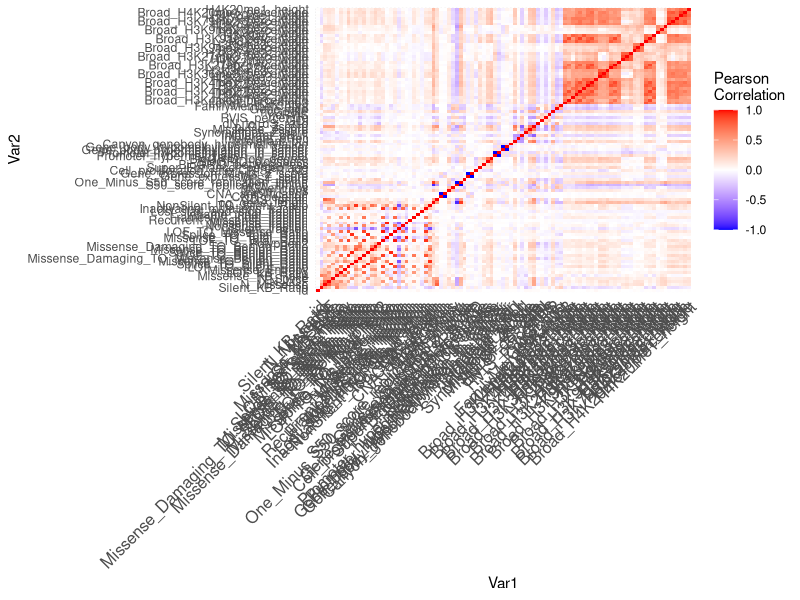
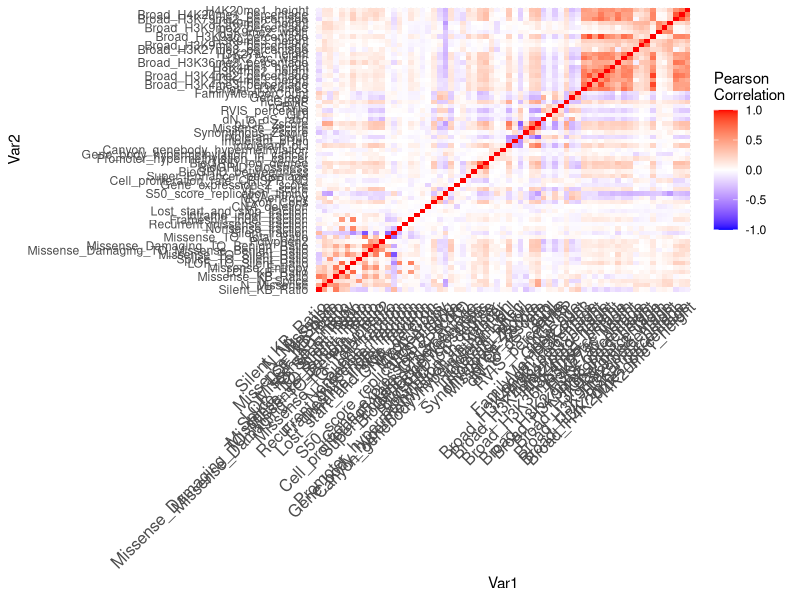
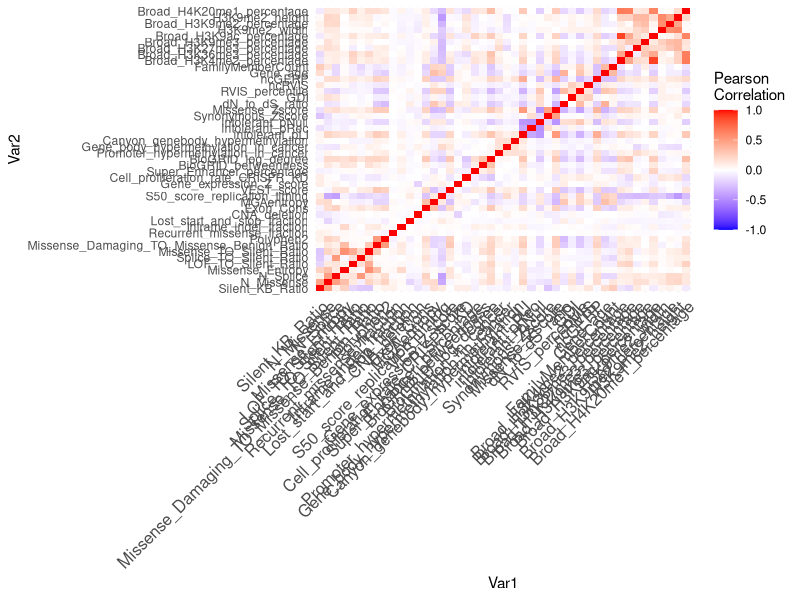
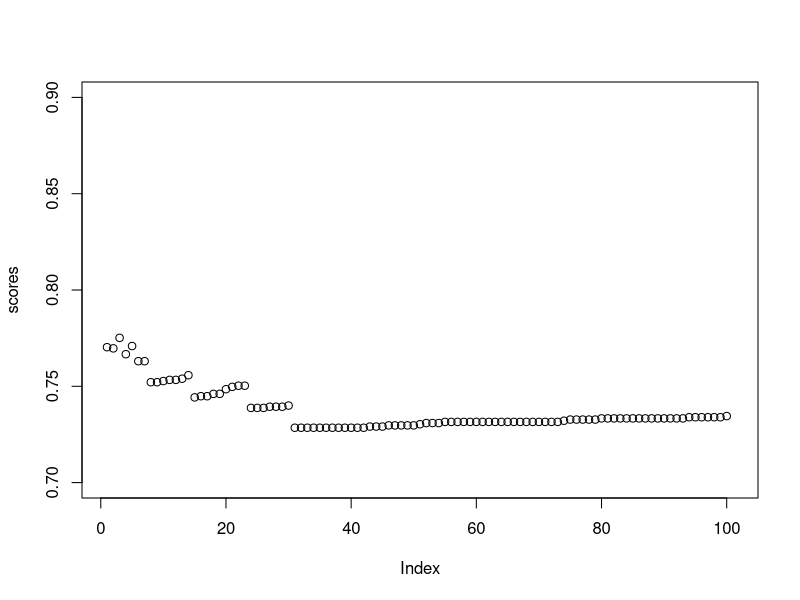
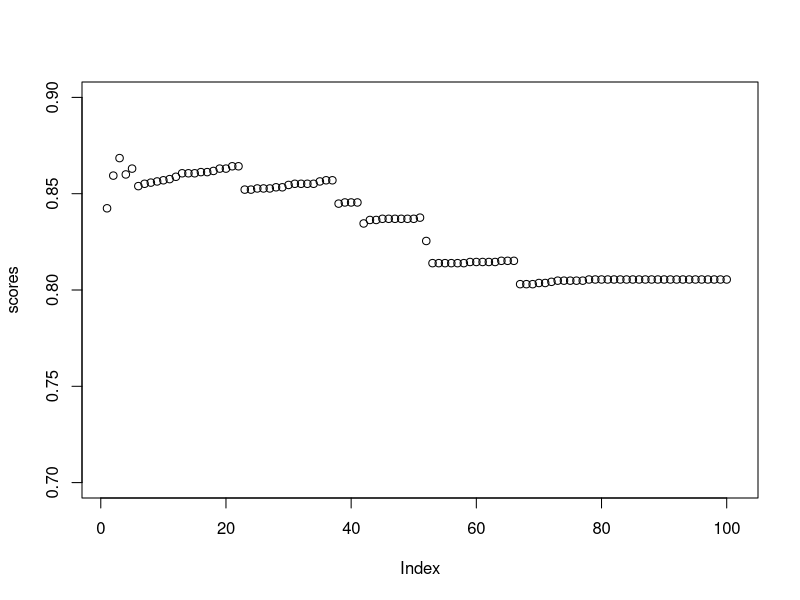
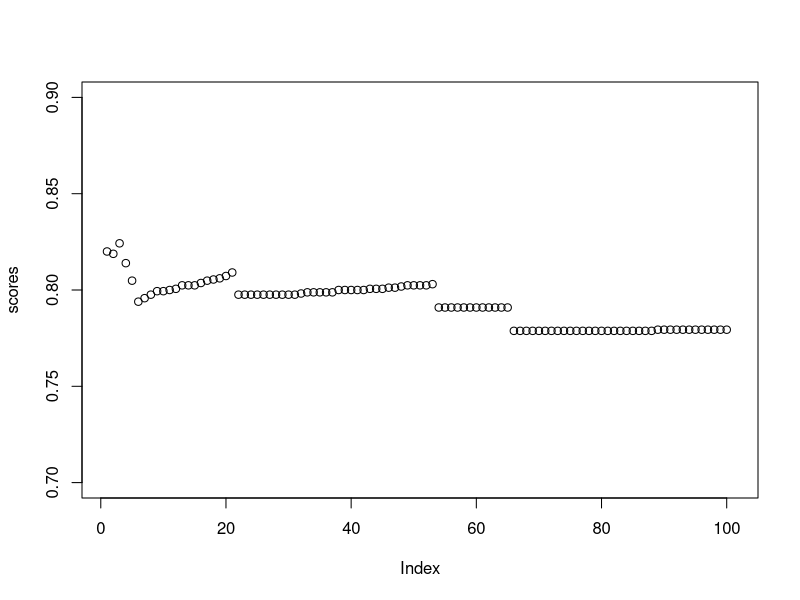
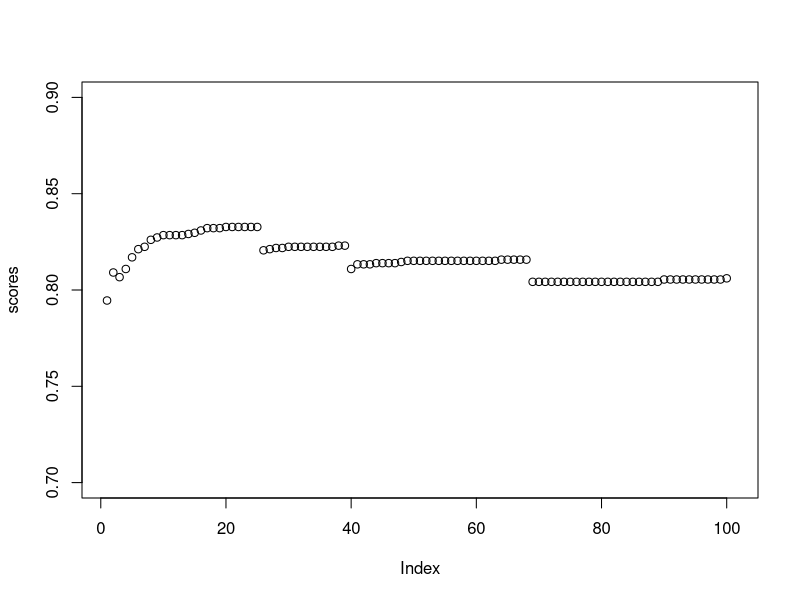
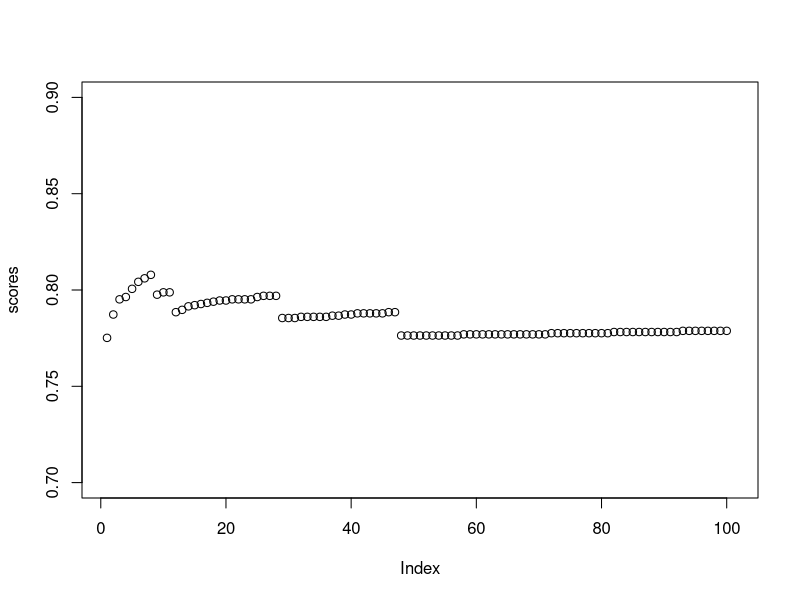

The R source for these figures, in order:
## ---- chunk 1
knitr::opts_chunk$set(echo = TRUE, comment = NA)
## ---- chunk 2
training <- read.csv("training.csv", stringsAsFactors = TRUE)
training$class <- factor(training$class)
levels(training$class) <- c("NG", "OG", "TSG")
outlier <- function(data) {
  low <- mean(data) - 3 * sd(data)
  high <- mean(data) + 3 * sd(data)
  which(data < low | data > high)
}
library(ggplot2)
scatter <- function(var) {
  ggplot(training, aes_string(var, "class")) +
    geom_jitter(width = 0.05, height = 0.1, size = 0.1,
                colour = rgb(0, 0, 0, alpha = 1 / 3))
}
scat_plot <- lapply(names(training)[-99], scatter)
library(gridExtra)
# grid.arrange(grobs = scat_plot[1:20], ncol = 4)
# grid.arrange(grobs = scat_plot[21:40], ncol = 4)
# grid.arrange(grobs = scat_plot[41:60], ncol = 4)
# grid.arrange(grobs = scat_plot[61:80], ncol = 4)
# grid.arrange(grobs = scat_plot[81:98], ncol = 4)
outlier_index <- sort(table(unlist(lapply(training[,-99], outlier))), decreasing = TRUE)
outlier_index[1:100]
training <- training[-as.numeric(names(outlier_index)[1:50]),]
sort(training$Missense_TO_Silent_Ratio, decreasing = TRUE)[1:10]
training <- training[-which(training$Missense_TO_Silent_Ratio > 100), ]
sort(training$Missense_KB_Ratio, decreasing = TRUE)[1:10]
training <- training[-which(training$Missense_KB_Ratio > 2000), ]
sort(training$LOF_TO_Silent_Ratio, decreasing = TRUE)[1:10]
training <- training[-which(training$LOF_TO_Silent_Ratio > 5), ]
sort(training$Gene_expression_Z_score, decreasing = TRUE)[1:10]
training <- training[-which(training$Gene_expression_Z_score > 4), ]
sort(training$dN_to_dS_ratio, decreasing = TRUE)[1:10]
training <- training[-which(training$dN_to_dS_ratio > 5),]
sort(training$Silent_KB_Ratio, decreasing = TRUE)[1:10]
training <- training[-which(training$Silent_KB_Ratio > 200), ]
sort(training$Lost_start_and_stop_fraction, decreasing = TRUE)[1:10]
training <- training[-which(training$Lost_start_and_stop_fraction > 0.2),]
sort(training$Synonymous_Zscore, decreasing = FALSE)[1:10]
training <- training[-which(training$Synonymous_Zscore < -15), ]
numeric_training <- training[,-99]

n_zeroes <- rep(NA, nrow(numeric_training))

for(i in seq_len(nrow(numeric_training))){
  row_i_zeroes <- 0
  for(j in seq_len(ncol(numeric_training))){
    if(round(numeric_training[i,j], digits = 5) == 0){
      row_i_zeroes <- row_i_zeroes + 1
    }
  }
  n_zeroes[i] <- row_i_zeroes
}
training <- training[n_zeroes <= 50, ]
# Remove 1 of 2 variables that have r value of 1 or -1 (i.e. perfectly correlated)
perf_corr <- which(abs(cor(training[,-99])) == 1, arr.ind = TRUE)
which(perf_corr[,1] != perf_corr[,2])
training <- training[, -43]
## ---- chunk 3
library(dplyr)
#function to calculate wca
score <- function (conf_mat) {
  print(sum(diag(conf_mat) * c(1, 20, 20)))
  print(sum(diag(conf_mat) * c(1, 20, 20)) / sum(apply(conf_mat, 2, sum) * c(1, 20, 20)))
}

# Set new threshold to account for unbalanced data
classify <- function(probs, k) {
  if (any(probs[2:3] > k)) {
    subset <- probs[2:3]
    output <- which(subset == max(subset))
    if (length(output) > 1) {
        output <- sample(1:2, 1)
    }
  } else {
    output <- 0
  }
  output
}
## ---- chunk 4
library(dplyr)
library(caret)
set.seed(12)
mn <- nnet::multinom(class ~ ., data = training, model = TRUE)
tidymn <- broom::tidy(mn) %>% arrange(p.value)
tidymn <- tidymn %>% filter(p.value < 0.05 / nrow(tidymn))
terms <- unique(tidymn$term)[-1]
terms
library(dplyr)
sig <- logical(97)
names(sig) <- names(training)[-98]
k <- 1
diffs <- logical(97)
for (var in names(training)[-98]) {
  model <- aov(training[[var]] ~ factor(training$class))
  sig[k] <- summary(model)[[1]][1, 5]
  diffs[k] <- all(TukeyHSD(model)$`factor(training$class)`[, 4] < 0.05 / 97)
  k <- k + 1
}
sort(sig[diffs])
score <- function (conf_mat) {
  sum(diag(conf_mat) * c(1, 20, 20)) / sum(apply(conf_mat, 2, sum) * c(1, 20, 20))
}

sig_terms <- names(sort(sig[diffs]))
combo_terms <- table(c(terms, sig_terms)) == 2
final_terms <- names(combo_terms[combo_terms])
term_mat <- cor(training %>% select(all_of(final_terms)))

ind_terms <- final_terms[-c(1, 3, 4, 5, 10, 11, 13, 14, 15, 17)]
vars <- training
cor_mtx = round(cor(vars[, names(vars) != "class"]), 2)
library(reshape2)
#reshape it
melted_cor_mtx <- melt(cor_mtx)

#draw the heatmap
cor_heatmap = ggplot(data = melted_cor_mtx, aes(x=Var1, y=Var2, fill=value)) + geom_tile()
cor_heatmap = cor_heatmap +
scale_fill_gradient2(low = "blue", high = "red", mid = "white", midpoint = 0, limit = c(-1,1), space = "Lab", name="Pearson\nCorrelation") + 
theme_minimal() +
theme(axis.text.x = element_text(angle = 45, vjust = 1, size = 12, hjust = 1))

cor_heatmap
which(abs(cor_mtx) > 0.75, arr.ind = TRUE)
vars <- vars[, -c(1, 4, 32, 13, 18, 21, 29, 14, 20, 15, 30, 15, 24, 31, 38, 34, 41, 48, 50, 68, 86, 88, 71, 72, 78, 74, 76, 80, 82, 83, 92, 94, 95)]
cor_mtx = round(cor(vars[, names(vars) != "class"]), 2)
library(reshape2)
#reshape it
melted_cor_mtx <- melt(cor_mtx)

#draw the heatmap
cor_heatmap = ggplot(data = melted_cor_mtx, aes(x=Var1, y=Var2, fill=value)) + geom_tile()
cor_heatmap = cor_heatmap +
scale_fill_gradient2(low = "blue", high = "red", mid = "white", midpoint = 0, limit = c(-1,1), space = "Lab", name="Pearson\nCorrelation") + 
theme_minimal() +
theme(axis.text.x = element_text(angle = 45, vjust = 1, size = 12, hjust = 1))

cor_heatmap
which(abs(cor_mtx) > 0.6, arr.ind = TRUE)
vars <- vars[, -c(4, 5, 15, 17, 11, 13, 14, 29, 39, 47, 48, 51, 49,
                  54, 55, 52, 58, 63, 65)]
cor_mtx = round(cor(vars[, names(vars) != "class"]), 2)
library(reshape2)
#reshape it
melted_cor_mtx <- melt(cor_mtx)

#draw the heatmap
cor_heatmap = ggplot(data = melted_cor_mtx, aes(x=Var1, y=Var2, fill=value)) + geom_tile()
cor_heatmap = cor_heatmap +
scale_fill_gradient2(low = "blue", high = "red", mid = "white", midpoint = 0, limit = c(-1,1), space = "Lab", name="Pearson\nCorrelation") + 
theme_minimal() +
theme(axis.text.x = element_text(angle = 45, vjust = 1, size = 12, hjust = 1))

cor_heatmap
set.seed(12)
mn <- nnet::multinom(class ~ ., data = vars, model = TRUE)
tidymn <- broom::tidy(mn) %>% arrange(p.value)
tidymn <- tidymn %>% filter(p.value < 0.05 / nrow(tidymn))
terms <- unique(tidymn$term)[-1]
## ---- chunk 5
vars <- training %>% select(all_of(terms), class)
set.seed(91232)
thresh_list <- list()
length(thresh_list) <- 10
j <- 1
for (rand in ceiling(runif(10, min = 1, max = 10000000))) {
  set.seed(rand)
  vars_test <- createDataPartition(vars$class, p = 0.8, 
                                    list = FALSE)
  vars_train <- vars[vars_test, ]
  vars_test <- vars[-vars_test, ]
  
  train_cont <- trainControl(method = "cv", number = 5, classProbs = TRUE, savePredictions = TRUE)
  lda_ft <- train(class ~ ., data = vars_train, method = "lda", preProc = c("center", "scale"),
                  trControl = train_cont)
  preds <- predict(lda_ft, newdata = vars_test, type = "prob")
  scores <- numeric(101)
  for (i in seq(from = 0, to = 0.1, by = 0.001)) {
    lda_mod <- table("pred"=apply(preds, 1, classify, k = i), "obs" = vars_test$class)
    lda_mod
    scores[i*1000] <- score(lda_mod)
  }
  names(scores) <- seq(from = 0, to = 0.1, by = 0.001)
  plot(scores, ylim = c(0.7, 0.9))
  best_thresh <- names(scores)[scores == max(scores)]
  max(scores)
  thresh_list[[j]] <- best_thresh
  j <- j + 1
}
mean(as.numeric(unlist(thresh_list)))
median(as.numeric(unlist(thresh_list)))
set.seed(42)
  vars_test <- createDataPartition(vars$class, p = 0.8, 
                                    list = FALSE)
  vars_train <- vars[vars_test, ]
  vars_test <- vars[-vars_test, ]
  train_cont <- trainControl(method = "cv", number = 5, classProbs = TRUE, savePredictions = TRUE)
  lda_ft <- train(class ~ ., data = vars_train, method = "lda", preProc = c("center", "scale"),
                  trControl = train_cont)
    preds <- predict(lda_ft, newdata = vars_test, type = "prob")
 lda_mod <- table("pred"=apply(preds, 1, classify, k = 0.01), "obs" = vars_test$class)
  lda_mod
  score(lda_mod)
## ---- chunk 6
tests <- read.csv("test.csv")
preds <- predict(lda_ft, newdata = tests, type = "prob")
preds <- apply(preds, 1, classify, k = 0.01)
names(preds) <- tests$id
csv_file <- data.frame("id" = tests$id,
                       "class" = preds)
#write.csv(csv_file, "modelpredictions9.csv", row.names = FALSE)
model_2_beta <- read.csv("modelpredictions2_beta.csv")
table("BEST MOD" = model_2_beta$class, csv_file$class)
